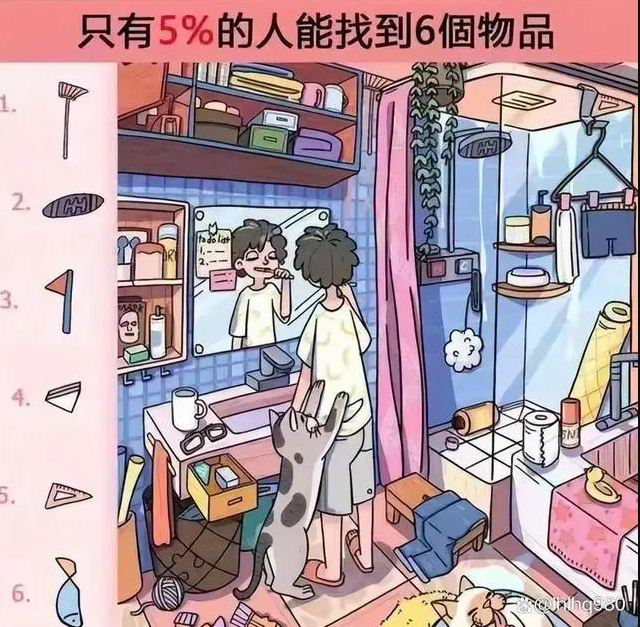
#> input picture scene.png, 640 x 627 px; its folder holds only this picture in this run
$ python -i 3_synthesize_training_data_v2_fixed.py   (imports and definitions only)
#> lines starting #> are read from the running program, lines starting #| are printed output that depends on the picture
import os
import sys
import cv2
import numpy as np
import json
import random
from pathlib import Path
from tqdm import tqdm
from datetime import datetime
import multiprocessing as mp
from functools import partial

# 导入配置
sys.path.append('/home/unitree/my_opencv')
from configs.synthesis_config import *

from configs.synthesis_config import (
    SMALL_SIZE_RANGE, MEDIUM_SIZE_RANGE, LARGE_SIZE_RANGE
)

class AnimationStyleSynthesizer:
    """动画风格数据合成器（多进程加速版）"""

    def __init__(self, train_val_split=0.8, random_seed=42, num_workers=None):
        """
        初始化合成器

        Args:
            train_val_split: 训练集占比（0.8 表示 80% train, 20% val）
            random_seed: 随机种子
            num_workers: 并行进程数（None表示使用CPU核心数）
        """
        self.random_seed = random_seed
        self.train_val_split = train_val_split

        # 设置进程数
        if num_workers is None:
            self.num_workers = mp.cpu_count()
        else:
            self.num_workers = num_workers

        # 设置随机种子
        random.seed(random_seed)
        np.random.seed(random_seed)

        print(f"🎲 随机种子: {random_seed}")
        print(f"📊 Train/Val 划分: {train_val_split:.0%} / {1-train_val_split:.0%}")
        print(f"🚀 并行进程数: {self.num_workers}")

        self.load_and_split_backgrounds()
        self.load_and_split_objects()

    def load_and_split_backgrounds(self):
        """加载并划分背景（关键修复）"""
        bg_dir = Path(CUSTOM_BG_DIR)
        all_backgrounds = []

        extensions = ['.jpg', '.jpeg', '.png']

        for ext in extensions:
            all_backgrounds.extend(list(bg_dir.glob(f'*{ext}')))
            all_backgrounds.extend(list(bg_dir.glob(f'**/*{ext}')))

        all_backgrounds = list(set(all_backgrounds))

        if len(all_backgrounds) == 0:
            raise ValueError(f"错误：在 {CUSTOM_BG_DIR} 中没有找到背景图片！")

        # 打乱并划分
        random.shuffle(all_backgrounds)
        split_idx = int(len(all_backgrounds) * self.train_val_split)

        # 转换为字符串列表（方便序列化到子进程）
        self.train_backgrounds = [str(p) for p in all_backgrounds[:split_idx]]
        self.val_backgrounds = [str(p) for p in all_backgrounds[split_idx:]]

        print(f"✓ 背景图片总数: {len(all_backgrounds)}")
        print(f"  - Train 背景: {len(self.train_backgrounds)}")
        print(f"  - Val 背景: {len(self.val_backgrounds)}")

        # 确保 val 至少有一些背景
        if len(self.val_backgrounds) < 10:
            print(f"⚠️  警告：Val 背景太少 ({len(self.val_backgrounds)}), 建议至少 20 张")

    # [477 lines left out: functions load_and_split_objects, get_random_background, enhance_cartoon_style, add_cartoon_outline, create_simple_shadow, place_object_on_background and 6 more, not called in this run]

# [2 lines not run here, left out]

>>> import cv2
>>> picture = cv2.imread('../scene.png', cv2.IMREAD_GRAYSCALE)
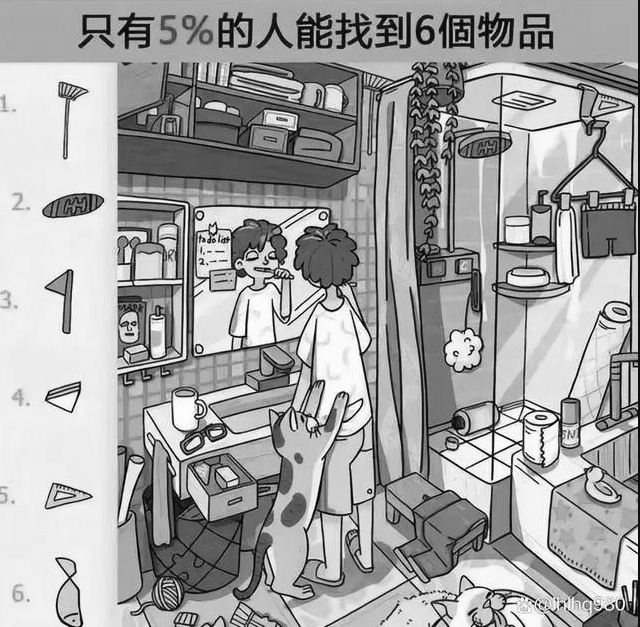
#> picture: shape (627, 640); min 0, max 255, mean 163.4
>>> result = AnimationStyleSynthesizer().enhance_cartoon_style(picture)
#> (the run stopped early here; a loop or call above may not have finished)
